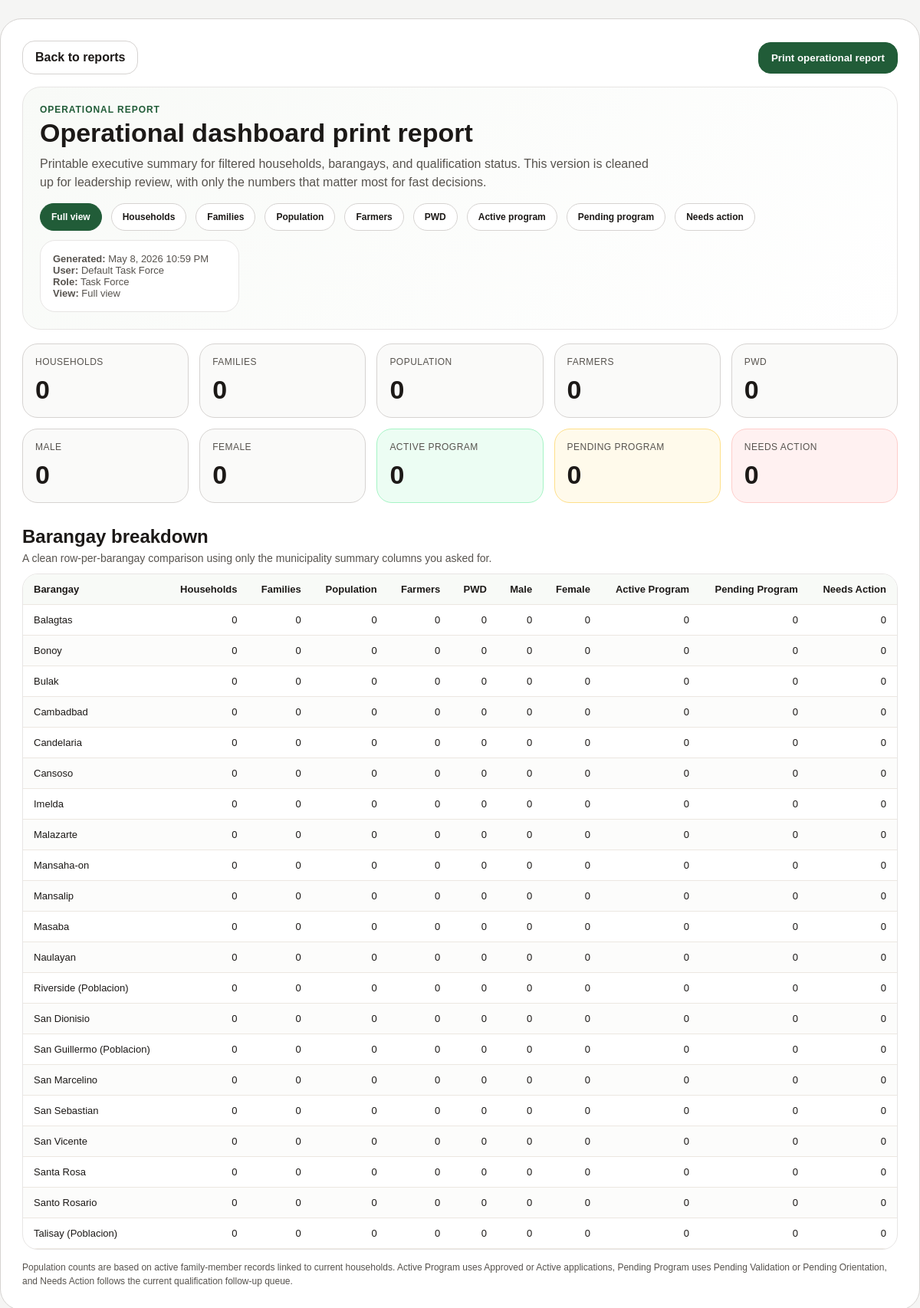
/modules/agri/reports/operational_summary.php (signed in), run on the app's committed database.
### tables this page shows
CREATE TABLE `system_settings` (
  `setting_id` int(11) NOT NULL,
  `setting_key` varchar(100) NOT NULL,
  `setting_value` text DEFAULT NULL,
  `description` varchar(255) DEFAULT NULL,
  `updated_at` timestamp NOT NULL DEFAULT current_timestamp() ON UPDATE current_timestamp()
);

CREATE TABLE `users` (
  `user_id` bigint(20) NOT NULL,
  `role_id` int(11) NOT NULL,
  `full_name` varchar(150) NOT NULL,
  `username` varchar(100) NOT NULL,
  `password_hash` varchar(255) NOT NULL,
  `email` varchar(150) DEFAULT NULL,
  `contact_number` varchar(30) DEFAULT NULL,
  `position_title` varchar(100) DEFAULT NULL,
  `avatar_path` varchar(255) DEFAULT NULL,
  `bio` text DEFAULT NULL,
  `profile_status` varchar(30) NOT NULL DEFAULT 'approved',
  `profile_reviewed_by` bigint(20) DEFAULT NULL,
  `profile_reviewed_at` datetime DEFAULT NULL,
  `is_active` tinyint(1) NOT NULL DEFAULT 1,
  `last_login_at` datetime DEFAULT NULL,
  `created_by` bigint(20) DEFAULT NULL,
  `created_at` timestamp NOT NULL DEFAULT current_timestamp(),
  `updated_at` timestamp NOT NULL DEFAULT current_timestamp() ON UPDATE current_timestamp()
);

CREATE TABLE `barangays` (
  `barangay_id` int(11) NOT NULL,
  `barangay_name` varchar(100) NOT NULL,
  `barangay_lookup_key` varchar(120) NOT NULL,
  `gps_latitude` decimal(10,7) DEFAULT NULL,
  `gps_longitude` decimal(10,7) DEFAULT NULL,
  `map_notes` varchar(255) DEFAULT NULL,
  `is_active` tinyint(1) NOT NULL DEFAULT 1,
  `created_at` timestamp NOT NULL DEFAULT current_timestamp()
);

### modules/agri/reports/operational_summary.php (the view, shortened to what the rows shown need)
<?php
$conn = db_conn();
$generatedAt = date('F j, Y g:i A');
$user = current_user();
$filter = trim((string)($_GET['filter'] ?? 'all'));
$allowedFilters = [
    'all' => 'Full view',
    'households' => 'Households',
    'families' => 'Families',
    'population' => 'Population',
    'farmers' => 'Farmers',
    'pwd' => 'PWD',
    'active_program' => 'Active program',
    'pending_program' => 'Pending program',
    'needs_action' => 'Needs action',
];
$groupExpr = household_sql_group_key_expr('h', 'fhead');
$familyExpr = household_sql_family_key_expr('h', 'fhead');
$needsActionCondition = "COALESCE(q.qualification_status,'For Validation') IN ('High Risk','Needs Support','For Validation')";
$activeProgramExists = "EXISTS (SELECT 1 FROM household_special_programs sp WHERE sp.household_id = h.household_id AND COALESCE(sp.application_status,'') IN ('Approved','Active','Pending Release'))";
$pendingProgramExists = "EXISTS (SELECT 1 FROM household_special_programs sp WHERE sp.household_id = h.household_id AND COALESCE(sp.application_status,'') IN ('Pending Validation','Pending First Validation','Pending Orientation','Pending Final Validation'))";
$barangayRows = fetch_all_assoc($conn, "
    SELECT
        b.barangay_id,
        b.barangay_name,
        COUNT(DISTINCT " . $familyExpr . ") AS total_families,
        COUNT(DISTINCT CASE WHEN fm.member_id IS NOT NULL THEN fm.member_id END) AS total_population,
        COUNT(DISTINCT CASE WHEN fm.member_id IS NOT NULL AND (
            UPPER(TRIM(COALESCE(fm.occupation,'')))='FARMER'
            OR COALESCE(fm.member_tags,'') LIKE '%Farmer%'
            OR COALESCE(fm.is_primary_farmer,0)=1
        ) THEN fm.member_id END) AS total_farmers,
        COUNT(DISTINCT CASE WHEN fm.member_id IS NOT NULL AND (COALESCE(fm.disability,'') <> '' OR COALESCE(fm.member_tags,'') LIKE '%PWD%') THEN fm.member_id END) AS total_pwd,
        COUNT(DISTINCT CASE WHEN fm.member_id IS NOT NULL AND fm.sex='Male' THEN fm.member_id END) AS total_male,
        COUNT(DISTINCT CASE WHEN fm.member_id IS NOT NULL AND fm.sex='Female' THEN fm.member_id END) AS total_female,
        COUNT(DISTINCT CASE WHEN {$activeProgramExists} THEN " . $groupExpr . " END) AS active_program,
        COUNT(DISTINCT CASE WHEN {$pendingProgramExists} THEN " . $groupExpr . " END) AS pending_program,
        COUNT(DISTINCT CASE WHEN {$needsActionCondition} THEN " . $groupExpr . " END) AS needs_action
    FROM barangays b
    LEFT JOIN households h ON h.barangay_id = b.barangay_id AND COALESCE(h.record_status,'active') <> 'deleted'
    LEFT JOIN family_members fhead ON fhead.household_id = h.household_id AND fhead.is_household_head = 1
    LEFT JOIN family_members fm ON fm.household_id = h.household_id AND fm.is_active = 1
    LEFT JOIN household_qualification q ON q.household_id = h.household_id
    GROUP BY b.barangay_id, b.barangay_name
    ORDER BY b.barangay_name ASC
");
$filteredBarangayRows = array_values(array_filter($barangayRows, static function(array $row) use ($filter): bool {
    return match ($filter) {
        'households' => ((int)($row['total_households'] ?? 0)) > 0,
        'families' => ((int)($row['total_families'] ?? 0)) > 0,
        'population' => ((int)($row['total_population'] ?? 0)) > 0,
        'farmers' => ((int)($row['total_farmers'] ?? 0)) > 0,
        'pwd' => ((int)($row['total_pwd'] ?? 0)) > 0,
        'active_program' => ((int)($row['active_program'] ?? 0)) > 0,
        'pending_program' => ((int)($row['pending_program'] ?? 0)) > 0,
        'needs_action' => ((int)($row['needs_action'] ?? 0)) > 0,
        default => true,
    };
}));
$reportFilterLabel = $allowedFilters[$filter];
$operationalPageTitle = system_operational_page_title($conn);
$operationalPageDescription = system_operational_page_description($conn);
?><!DOCTYPE html>
<html lang="en">
<head>
</head>
<body>
<div class="page">
    <section class="hero">
        <div>
            <div class="eyebrow">Operational report</div>
            <h1><?= e($operationalPageTitle) ?></h1>
            <p><?= e($operationalPageDescription) ?> This version is cleaned up for leadership review, with only the numbers that matter most for fast decisions.</p>
            <div class="hero-actions chips">
                <?php foreach ($allowedFilters as $filterKey => $filterLabel): ?>
                    <a class="chip <?= $filter === $filterKey ? 'active' : '' ?>" href="?filter=<?= urlencode($filterKey) ?>"><?= e($filterLabel) ?></a>
                <?php endforeach; ?>
            </div>
        </div>
        <div class="hero-meta">
            <div><strong>Generated:</strong> <?= e($generatedAt) ?></div>
            <div><strong>User:</strong> <?= e((string)($user['name'] ?? 'System')) ?></div>
            <div><strong>Role:</strong> <?= e(role_label((string)($user['role'] ?? 'task_force'))) ?></div>
            <div><strong>View:</strong> <?= e($reportFilterLabel) ?></div>
        </div>
    </section>
    <div class="section-head">
        <div>
            <h2 class="section-title">Barangay breakdown</h2>
        </div>
    </div>
    <div class="table-wrap"><table>
        <thead>
            <tr>
                <th>Barangay</th>
                <th class="num">Households</th>
                <th class="num">Families</th>
                <th class="num">Population</th>
                <th class="num">Farmers</th>
                <th class="num">PWD</th>
                <th class="num">Male</th>
                <th class="num">Female</th>
                <th class="num">Active Program</th>
                <th class="num">Pending Program</th>
                <th class="num">Needs Action</th>
            </tr>
        </thead>
        <tbody>
            <?php foreach ($filteredBarangayRows as $row): ?>
                <tr>
                    <td><?= e($row['barangay_name']) ?></td>
                    <td class="num"><?= (int)($row['total_households'] ?? 0) ?></td>
                    <td class="num"><?= (int)($row['total_families'] ?? 0) ?></td>
                    <td class="num"><?= (int)($row['total_population'] ?? 0) ?></td>
                    <td class="num"><?= (int)($row['total_farmers'] ?? 0) ?></td>
                    <td class="num"><?= (int)($row['total_pwd'] ?? 0) ?></td>
                    <td class="num"><?= (int)($row['total_male'] ?? 0) ?></td>
                    <td class="num"><?= (int)($row['total_female'] ?? 0) ?></td>
                    <td class="num"><?= (int)($row['active_program'] ?? 0) ?></td>
                    <td class="num"><?= (int)($row['pending_program'] ?? 0) ?></td>
                    <td class="num"><?= (int)($row['needs_action'] ?? 0) ?></td>
                </tr>
            <?php endforeach; ?>
        </tbody>
    </table></div>
</div>
</body>
</html>

### data on the page
system_settings: setting_value "Operational dashboard print report"
system_settings: setting_value "Printable executive summary for filtered households, barangays, and qualification status."
users: full_name "Default Task Force"
barangays: barangay_name "Balagtas", total_households "0", total_families "0", total_population "0", total_farmers "0", total_pwd "0", total_male "0", total_female "0", active_program "0", pending_program "0", needs_action "0"
barangays: barangay_name "Bonoy", total_households "0", total_families "0", total_population "0", total_farmers "0", total_pwd "0", total_male "0", total_female "0", active_program "0", pending_program "0", needs_action "0"
barangays: barangay_name "Bulak", total_households "0", total_families "0", total_population "0", total_farmers "0", total_pwd "0", total_male "0", total_female "0", active_program "0", pending_program "0", needs_action "0"
barangays: barangay_name "Cambadbad", total_households "0", total_families "0", total_population "0", total_farmers "0", total_pwd "0", total_male "0", total_female "0", active_program "0", pending_program "0", needs_action "0"
barangays: barangay_name "Candelaria", total_households "0", total_families "0", total_population "0", total_farmers "0", total_pwd "0", total_male "0", total_female "0", active_program "0", pending_program "0", needs_action "0"
barangays: barangay_name "Cansoso", total_households "0", total_families "0", total_population "0", total_farmers "0", total_pwd "0", total_male "0", total_female "0", active_program "0", pending_program "0", needs_action "0"
barangays: barangay_name "Imelda", total_households "0", total_families "0", total_population "0", total_farmers "0", total_pwd "0", total_male "0", total_female "0", active_program "0", pending_program "0", needs_action "0"
barangays: barangay_name "Malazarte", total_households "0", total_families "0", total_population "0", total_farmers "0", total_pwd "0", total_male "0", total_female "0", active_program "0", pending_program "0", needs_action "0"
barangays: barangay_name "Mansaha-on", total_households "0", total_families "0", total_population "0", total_farmers "0", total_pwd "0", total_male "0", total_female "0", active_program "0", pending_program "0", needs_action "0"
barangays: barangay_name "Mansalip", total_households "0", total_families "0", total_population "0", total_farmers "0", total_pwd "0", total_male "0", total_female "0", active_program "0", pending_program "0", needs_action "0"
barangays: barangay_name "Masaba", total_households "0", total_families "0", total_population "0", total_farmers "0", total_pwd "0", total_male "0", total_female "0", active_program "0", pending_program "0", needs_action "0"
barangays: barangay_name "Naulayan", total_households "0", total_families "0", total_population "0", total_farmers "0", total_pwd "0", total_male "0", total_female "0", active_program "0", pending_program "0", needs_action "0"
barangays: barangay_name "Riverside (Poblacion)", total_households "0", total_families "0", total_population "0", total_farmers "0", total_pwd "0", total_male "0", total_female "0", active_program "0", pending_program "0", needs_action "0"
barangays: barangay_name "San Dionisio", total_households "0", total_families "0", total_population "0", total_farmers "0", total_pwd "0", total_male "0", total_female "0", active_program "0", pending_program "0", needs_action "0"
barangays: barangay_name "San Guillermo (Poblacion)", total_households "0", total_families "0", total_population "0", total_farmers "0", total_pwd "0", total_male "0", total_female "0", active_program "0", pending_program "0", needs_action "0"
barangays: barangay_name "San Marcelino", total_households "0", total_families "0", total_population "0", total_farmers "0", total_pwd "0", total_male "0", total_female "0", active_program "0", pending_program "0", needs_action "0"
barangays: barangay_name "San Sebastian", total_households "0", total_families "0", total_population "0", total_farmers "0", total_pwd "0", total_male "0", total_female "0", active_program "0", pending_program "0", needs_action "0"
barangays: barangay_name "San Vicente", total_households "0", total_families "0", total_population "0", total_farmers "0", total_pwd "0", total_male "0", total_female "0", active_program "0", pending_program "0", needs_action "0"
barangays: barangay_name "Santa Rosa", total_households "0", total_families "0", total_population "0", total_farmers "0", total_pwd "0", total_male "0", total_female "0", active_program "0", pending_program "0", needs_action "0"
barangays: barangay_name "Santo Rosario", total_households "0", total_families "0", total_population "0", total_farmers "0", total_pwd "0", total_male "0", total_female "0", active_program "0", pending_program "0", needs_action "0"
barangays: barangay_name "Talisay (Poblacion)", total_households "0", total_families "0", total_population "0", total_farmers "0", total_pwd "0", total_male "0", total_female "0", active_program "0", pending_program "0", needs_action "0"

### other printed values
$filterLabel "Full view"
$filterLabel "Households"
$filterLabel "Families"
$filterLabel "Population"
$filterLabel "Farmers"
$filterLabel "PWD"
$filterLabel "Active program"
$filterLabel "Pending program"
$filterLabel "Needs action"
role_label((string)($user['role'] ?? 'task_force')) "Task Force"
$reportFilterLabel "Full view"
$card['label'] "HOUSEHOLDS"
$card['value'] "0"
$card['label'] "FAMILIES"
$card['label'] "POPULATION"
